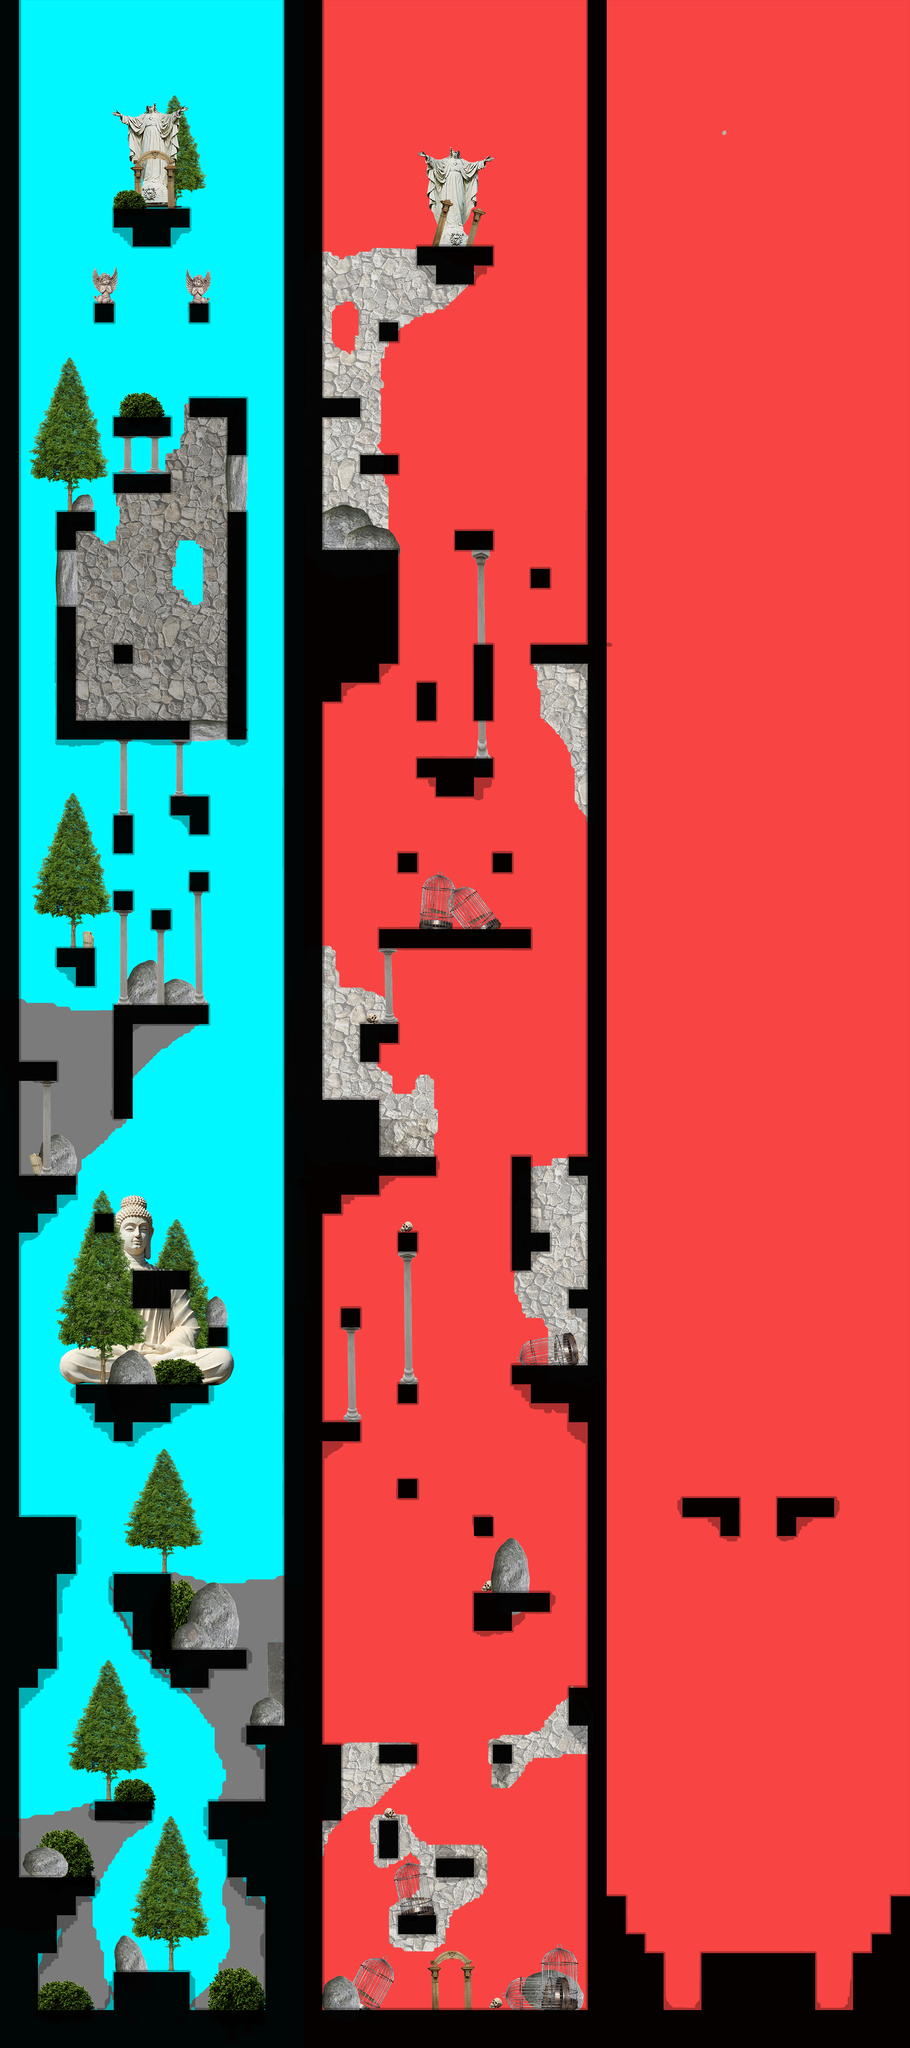

Rendered tile map (Tiled .tmx) drawn with the repository's tilesets; below, a short description and the map source with its tile grids summarised:
An orthogonal 48x108 tile map with 40x40 px tiles, 1 tile layer (hitbox), 2 image layers and 2 objects.

<map version="1.9" tiledversion="1.9.2" orientation="orthogonal" renderorder="right-down" width="48" height="108" tilewidth="40" tileheight="40" infinite="0" nextlayerid="9" nextobjectid="9">
 <editorsettings>
  <export target="../assets/maps/map.json" format="json" />
 </editorsettings>
 <tileset firstgid="1" name="placeholder" tilewidth="40" tileheight="40" tilecount="21" columns="7">
  <properties>
   <property name="estSolide" type="bool" value="false" />
  </properties>
  <image source="../assets/tiles/placeholder.png" width="300" height="150" />
  <tile id="0">
   <properties>
    <property name="estSolide" type="bool" value="true" />
   </properties>
  </tile>
  <tile id="1">
   <properties>
    <property name="estSolide" type="bool" value="true" />
   </properties>
  </tile>
  <tile id="2">
   <properties>
    <property name="estSolide" type="bool" value="true" />
   </properties>
  </tile>
  <tile id="4">
   <properties>
    <property name="trigger" type="bool" value="true" />
   </properties>
  </tile>
  <tile id="5">
   <properties>
    <property name="trigger" type="bool" value="true" />
   </properties>
  </tile>
  <tile id="6">
   <properties>
    <property name="trigger" type="bool" value="true" />
   </properties>
  </tile>
  <tile id="7">
   <properties>
    <property name="estSolide" type="bool" value="true" />
   </properties>
  </tile>
  <tile id="8">
   <properties>
    <property name="estSolide" type="bool" value="true" />
   </properties>
  </tile>
  <tile id="9">
   <properties>
    <property name="estSolide" type="bool" value="true" />
   </properties>
  </tile>
  <tile id="11">
   <properties>
    <property name="trigger" type="bool" value="true" />
   </properties>
  </tile>
  <tile id="12">
   <properties>
    <property name="trigger" type="bool" value="true" />
   </properties>
  </tile>
  <tile id="13">
   <properties>
    <property name="trigger" type="bool" value="true" />
   </properties>
  </tile>
  <tile id="14">
   <properties>
    <property name="estSolide" type="bool" value="true" />
   </properties>
  </tile>
  <tile id="15">
   <properties>
    <property name="estSolide" type="bool" value="true" />
   </properties>
  </tile>
  <tile id="16">
   <properties>
    <property name="estSolide" type="bool" value="true" />
   </properties>
  </tile>
  <tile id="18">
   <properties>
    <property name="trigger" type="bool" value="true" />
   </properties>
  </tile>
  <tile id="19">
   <properties>
    <property name="trigger" type="bool" value="true" />
   </properties>
  </tile>
  <tile id="20">
   <properties>
    <property name="trigger" type="bool" value="true" />
   </properties>
  </tile>
 </tileset>
 <imagelayer id="7" name="bg">
  <image source="../assets/maps/bg.png" width="1920" height="4320" />
 </imagelayer>
 <layer id="1" name="hitbox" width="48" height="108" opacity="0.97">
  <data>[5184 cells, 891 non-empty, 2 distinct tile ids]</data>
 </layer>
 <objectgroup id="8" name="kg">
  <object id="4" x="640" y="4200" width="40" height="40" />
  <object id="8" x="1280" y="4200" width="40" height="40" />
 </objectgroup>
 <imagelayer id="5" name="efdsf" opacity="0.3">
  <image source="../assets/maps/plat.png" width="1920" height="4320" />
 </imagelayer>
</map>